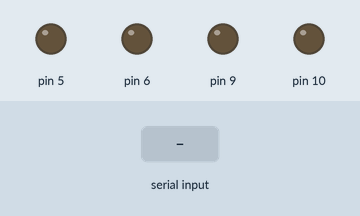
A sketch run on a simulated Arduino Uno, built with avr-gcc and run on an emulated ATmega328P. On the bench: output pins drawn as LEDs (lit = HIGH). Inputs (shaded band) come from the test bench.

Above: at 1.2 s.
1.3 s: "f" received over Serial
At 1.8 s:
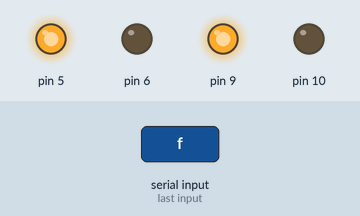
2.8 s: "b" received over Serial
At 4.0 s:
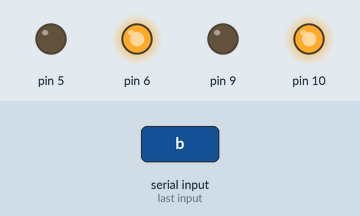
4.3 s: "l" received over Serial
At 5.3 s:
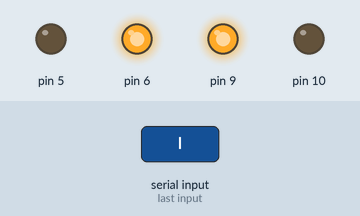
5.8 s: "r" received over Serial
At 6.8 s:
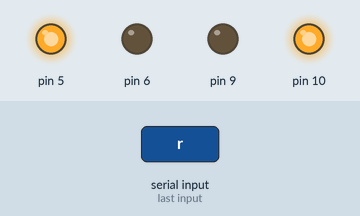
Timing chart, 0 to 8.8 s (numbered marks = the images above; inputs shaded):
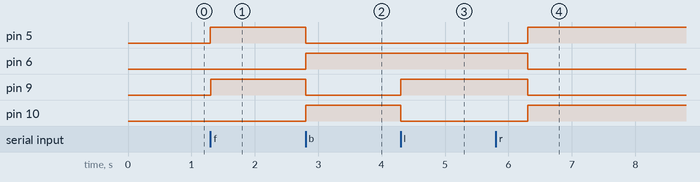

The sketch:

____18020300077_0704.ino
```cpp
void setup(){
   pinMode(5,OUTPUT) ;
   pinMode(6,OUTPUT) ;
   pinMode(9,OUTPUT) ;
   pinMode(10,OUTPUT) ;
  Serial.begin(9600);

}

int income = 0;
void loop()
{
  {
    if (Serial.available()>0){
      income = Serial.read();
      switch(income){
        case'f':
          forward();
          break;
        case'b':
          backward();
          break;
        case'l':
          left();
        for(int i = 0;i<=5;i++){
            digitalWrite(12,HIGH);
          delay(500);
            digitalWrite(12,LOW);
            delay(500);
            if (Serial.available()>0){break;}
            }


        case'r':
          right();
          for(int i = 0;i<=5;i++){
            digitalWrite(2,HIGH);
          delay(500);
            digitalWrite(2,LOW);
            delay(500);
            if (Serial.available()>0){break;}
            }
          break;
        default:
          break;
      }

    }
  }
}


void forward()
{
digitalWrite(5,HIGH);
digitalWrite(6,LOW);
digitalWrite(10,LOW);
digitalWrite(9,HIGH);
}


void backward()
{
digitalWrite(6,HIGH);
digitalWrite(5,LOW);
digitalWrite(9,LOW);
digitalWrite(10,HIGH);
}


void right()
{
digitalWrite(6,LOW);
digitalWrite(5,HIGH);
digitalWrite(9,LOW);
digitalWrite(10,HIGH);
}


void left()
{
digitalWrite(6,HIGH);
digitalWrite(5,LOW);
digitalWrite(9,HIGH);
digitalWrite(10,LOW);
}

void lflash()
{
  digitalWrite(12,HIGH);
  delay(1000);

}
```

Measured:
- after the input at 1.3 s, pin 5, pin 9: LOW → HIGH at once
- after the input at 2.8 s, pin 5, pin 9: HIGH → LOW at once; pin 6, pin 10: LOW → HIGH at once
- after the input at 4.3 s, pin 9: LOW → HIGH at once; pin 10: HIGH → LOW at once
- after the input at 5.8 s, pin 5, pin 10: LOW → HIGH after 0.50 s; pin 6, pin 9: HIGH → LOW after 0.50 s
